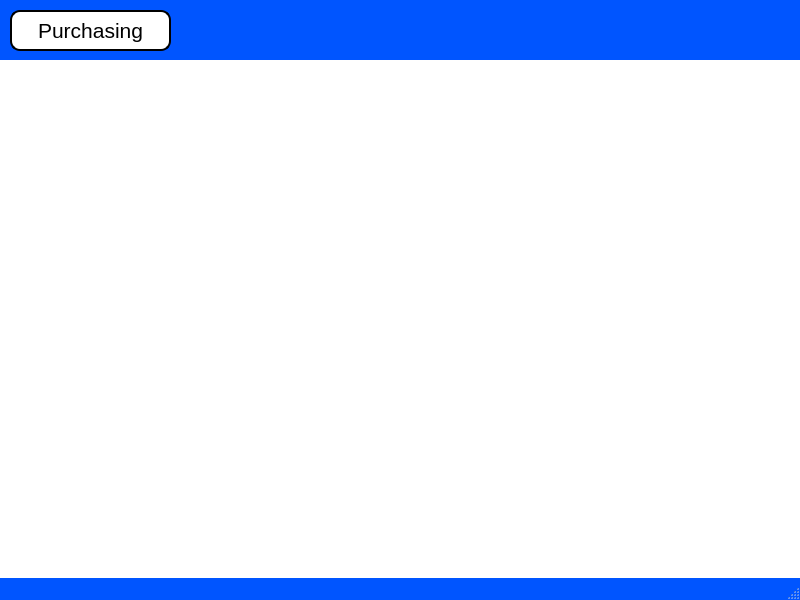
<?xml version="1.0" encoding="UTF-8"?>
<ui version="4.0">
 <class>Purchasing_mgr_menu</class>
 <widget class="QMainWindow" name="Purchasing_mgr_menu">
  <property name="geometry">
   <rect>
    <x>0</x>
    <y>0</y>
    <width>800</width>
    <height>600</height>
   </rect>
  </property>
  <property name="palette">
   <palette>
    <active>
     <colorrole role="WindowText">
      <brush brushstyle="SolidPattern">
       <color alpha="255">
        <red>0</red>
        <green>0</green>
        <blue>0</blue>
       </color>
      </brush>
     </colorrole>
     <colorrole role="Button">
      <brush brushstyle="SolidPattern">
       <color alpha="255">
        <red>0</red>
        <green>85</green>
        <blue>255</blue>
       </color>
      </brush>
     </colorrole>
     <colorrole role="Light">
      <brush brushstyle="SolidPattern">
       <color alpha="255">
        <red>127</red>
        <green>170</green>
        <blue>255</blue>
       </color>
      </brush>
     </colorrole>
     <colorrole role="Midlight">
      <brush brushstyle="SolidPattern">
       <color alpha="255">
        <red>63</red>
        <green>127</green>
        <blue>255</blue>
       </color>
      </brush>
     </colorrole>
     <colorrole role="Dark">
      <brush brushstyle="SolidPattern">
       <color alpha="255">
        <red>0</red>
        <green>42</green>
        <blue>127</blue>
       </color>
      </brush>
     </colorrole>
     <colorrole role="Mid">
      <brush brushstyle="SolidPattern">
       <color alpha="255">
        <red>0</red>
        <green>56</green>
        <blue>170</blue>
       </color>
      </brush>
     </colorrole>
     <colorrole role="Text">
      <brush brushstyle="SolidPattern">
       <color alpha="255">
        <red>0</red>
        <green>0</green>
        <blue>0</blue>
       </color>
      </brush>
     </colorrole>
     <colorrole role="BrightText">
      <brush brushstyle="SolidPattern">
       <color alpha="255">
        <red>255</red>
        <green>255</green>
        <blue>255</blue>
       </color>
      </brush>
     </colorrole>
     <colorrole role="ButtonText">
      <brush brushstyle="SolidPattern">
       <color alpha="255">
        <red>0</red>
        <green>0</green>
        <blue>0</blue>
       </color>
      </brush>
     </colorrole>
     <colorrole role="Base">
      <brush brushstyle="SolidPattern">
       <color alpha="255">
        <red>255</red>
        <green>255</green>
        <blue>255</blue>
       </color>
      </brush>
     </colorrole>
     <colorrole role="Window">
      <brush brushstyle="SolidPattern">
       <color alpha="255">
        <red>0</red>
        <green>85</green>
        <blue>255</blue>
       </color>
      </brush>
     </colorrole>
     <colorrole role="Shadow">
      <brush brushstyle="SolidPattern">
       <color alpha="255">
        <red>0</red>
        <green>0</green>
        <blue>0</blue>
       </color>
      </brush>
     </colorrole>
     <colorrole role="AlternateBase">
      <brush brushstyle="SolidPattern">
       <color alpha="255">
        <red>127</red>
        <green>170</green>
        <blue>255</blue>
       </color>
      </brush>
     </colorrole>
     <colorrole role="ToolTipBase">
      <brush brushstyle="SolidPattern">
       <color alpha="255">
        <red>255</red>
        <green>255</green>
        <blue>220</blue>
       </color>
      </brush>
     </colorrole>
     <colorrole role="ToolTipText">
      <brush brushstyle="SolidPattern">
       <color alpha="255">
        <red>0</red>
        <green>0</green>
        <blue>0</blue>
       </color>
      </brush>
     </colorrole>
    </active>
    <inactive>
     <colorrole role="WindowText">
      <brush brushstyle="SolidPattern">
       <color alpha="255">
        <red>0</red>
        <green>0</green>
        <blue>0</blue>
       </color>
      </brush>
     </colorrole>
     <colorrole role="Button">
      <brush brushstyle="SolidPattern">
       <color alpha="255">
        <red>0</red>
        <green>85</green>
        <blue>255</blue>
       </color>
      </brush>
     </colorrole>
     <colorrole role="Light">
      <brush brushstyle="SolidPattern">
       <color alpha="255">
        <red>127</red>
        <green>170</green>
        <blue>255</blue>
       </color>
      </brush>
     </colorrole>
     <colorrole role="Midlight">
      <brush brushstyle="SolidPattern">
       <color alpha="255">
        <red>63</red>
        <green>127</green>
        <blue>255</blue>
       </color>
      </brush>
     </colorrole>
     <colorrole role="Dark">
      <brush brushstyle="SolidPattern">
       <color alpha="255">
        <red>0</red>
        <green>42</green>
        <blue>127</blue>
       </color>
      </brush>
     </colorrole>
     <colorrole role="Mid">
      <brush brushstyle="SolidPattern">
       <color alpha="255">
        <red>0</red>
        <green>56</green>
        <blue>170</blue>
       </color>
      </brush>
     </colorrole>
     <colorrole role="Text">
      <brush brushstyle="SolidPattern">
       <color alpha="255">
        <red>0</red>
        <green>0</green>
        <blue>0</blue>
       </color>
      </brush>
     </colorrole>
     <colorrole role="BrightText">
      <brush brushstyle="SolidPattern">
       <color alpha="255">
        <red>255</red>
        <green>255</green>
        <blue>255</blue>
       </color>
      </brush>
     </colorrole>
     <colorrole role="ButtonText">
      <brush brushstyle="SolidPattern">
       <color alpha="255">
        <red>0</red>
        <green>0</green>
        <blue>0</blue>
       </color>
      </brush>
     </colorrole>
     <colorrole role="Base">
      <brush brushstyle="SolidPattern">
       <color alpha="255">
        <red>255</red>
        <green>255</green>
        <blue>255</blue>
       </color>
      </brush>
     </colorrole>
     <colorrole role="Window">
      <brush brushstyle="SolidPattern">
       <color alpha="255">
        <red>0</red>
        <green>85</green>
        <blue>255</blue>
       </color>
      </brush>
     </colorrole>
     <colorrole role="Shadow">
      <brush brushstyle="SolidPattern">
       <color alpha="255">
        <red>0</red>
        <green>0</green>
        <blue>0</blue>
       </color>
      </brush>
     </colorrole>
     <colorrole role="AlternateBase">
      <brush brushstyle="SolidPattern">
       <color alpha="255">
        <red>127</red>
        <green>170</green>
        <blue>255</blue>
       </color>
      </brush>
     </colorrole>
     <colorrole role="ToolTipBase">
      <brush brushstyle="SolidPattern">
       <color alpha="255">
        <red>255</red>
        <green>255</green>
        <blue>220</blue>
       </color>
      </brush>
     </colorrole>
     <colorrole role="ToolTipText">
      <brush brushstyle="SolidPattern">
       <color alpha="255">
        <red>0</red>
        <green>0</green>
        <blue>0</blue>
       </color>
      </brush>
     </colorrole>
    </inactive>
    <disabled>
     <colorrole role="WindowText">
      <brush brushstyle="SolidPattern">
       <color alpha="255">
        <red>0</red>
        <green>42</green>
        <blue>127</blue>
       </color>
      </brush>
     </colorrole>
     <colorrole role="Button">
      <brush brushstyle="SolidPattern">
       <color alpha="255">
        <red>0</red>
        <green>85</green>
        <blue>255</blue>
       </color>
      </brush>
     </colorrole>
     <colorrole role="Light">
      <brush brushstyle="SolidPattern">
       <color alpha="255">
        <red>127</red>
        <green>170</green>
        <blue>255</blue>
       </color>
      </brush>
     </colorrole>
     <colorrole role="Midlight">
      <brush brushstyle="SolidPattern">
       <color alpha="255">
        <red>63</red>
        <green>127</green>
        <blue>255</blue>
       </color>
      </brush>
     </colorrole>
     <colorrole role="Dark">
      <brush brushstyle="SolidPattern">
       <color alpha="255">
        <red>0</red>
        <green>42</green>
        <blue>127</blue>
       </color>
      </brush>
     </colorrole>
     <colorrole role="Mid">
      <brush brushstyle="SolidPattern">
       <color alpha="255">
        <red>0</red>
        <green>56</green>
        <blue>170</blue>
       </color>
      </brush>
     </colorrole>
     <colorrole role="Text">
      <brush brushstyle="SolidPattern">
       <color alpha="255">
        <red>0</red>
        <green>42</green>
        <blue>127</blue>
       </color>
      </brush>
     </colorrole>
     <colorrole role="BrightText">
      <brush brushstyle="SolidPattern">
       <color alpha="255">
        <red>255</red>
        <green>255</green>
        <blue>255</blue>
       </color>
      </brush>
     </colorrole>
     <colorrole role="ButtonText">
      <brush brushstyle="SolidPattern">
       <color alpha="255">
        <red>0</red>
        <green>42</green>
        <blue>127</blue>
       </color>
      </brush>
     </colorrole>
     <colorrole role="Base">
      <brush brushstyle="SolidPattern">
       <color alpha="255">
        <red>0</red>
        <green>85</green>
        <blue>255</blue>
       </color>
      </brush>
     </colorrole>
     <colorrole role="Window">
      <brush brushstyle="SolidPattern">
       <color alpha="255">
        <red>0</red>
        <green>85</green>
        <blue>255</blue>
       </color>
      </brush>
     </colorrole>
     <colorrole role="Shadow">
      <brush brushstyle="SolidPattern">
       <color alpha="255">
        <red>0</red>
        <green>0</green>
        <blue>0</blue>
       </color>
      </brush>
     </colorrole>
     <colorrole role="AlternateBase">
      <brush brushstyle="SolidPattern">
       <color alpha="255">
        <red>0</red>
        <green>85</green>
        <blue>255</blue>
       </color>
      </brush>
     </colorrole>
     <colorrole role="ToolTipBase">
      <brush brushstyle="SolidPattern">
       <color alpha="255">
        <red>255</red>
        <green>255</green>
        <blue>220</blue>
       </color>
      </brush>
     </colorrole>
     <colorrole role="ToolTipText">
      <brush brushstyle="SolidPattern">
       <color alpha="255">
        <red>0</red>
        <green>0</green>
        <blue>0</blue>
       </color>
      </brush>
     </colorrole>
    </disabled>
   </palette>
  </property>
  <property name="windowTitle">
   <string>MainWindow</string>
  </property>
  <widget class="QWidget" name="centralwidget">
   <widget class="QLabel" name="label">
    <property name="geometry">
     <rect>
      <x>0</x>
      <y>60</y>
      <width>801</width>
      <height>521</height>
     </rect>
    </property>
    <property name="styleSheet">
     <string notr="true">background-image: url('C:/source/pythonQSG/PyQt6 Apps/images/purchasing_dept.png');
background-repeat: no-repeat;
background-position: center;
background-attachment: fixed;
background-color: white; /* Fallback color */</string>
    </property>
    <property name="text">
     <string/>
    </property>
   </widget>
   <widget class="QPushButton" name="Purchasing_Button">
    <property name="geometry">
     <rect>
      <x>10</x>
      <y>10</y>
      <width>161</width>
      <height>41</height>
     </rect>
    </property>
    <property name="font">
     <font>
      <pointsize>16</pointsize>
     </font>
    </property>
    <property name="styleSheet">
     <string notr="true">QPushButton{background-color: white;
border: 2px solid black;
border-radius: 10px;}
QPushButton:hover{background-color:rgb(85, 255, 255);
border: 2px solidrgb(85, 255, 255);
}</string>
    </property>
    <property name="text">
     <string>Purchasing</string>
    </property>
    <property name="autoDefault">
     <bool>false</bool>
    </property>
   </widget>
  </widget>
  <widget class="QMenuBar" name="menubar">
   <property name="geometry">
    <rect>
     <x>0</x>
     <y>0</y>
     <width>800</width>
     <height>21</height>
    </rect>
   </property>
  </widget>
  <widget class="QStatusBar" name="statusbar"/>
 </widget>
 <resources/>
 <connections/>
</ui>
